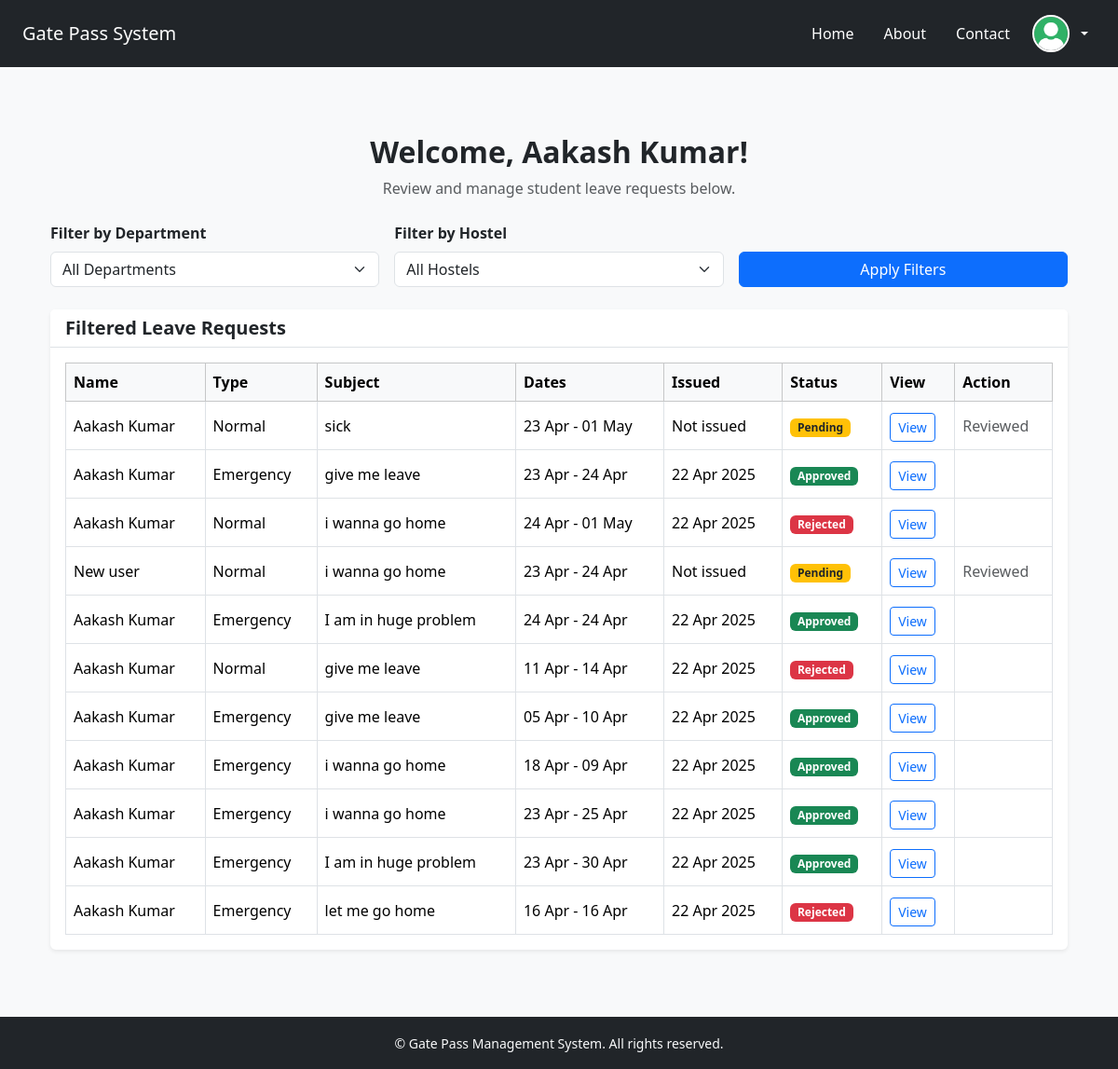
Before: /faculty/faculty_dashboard (signed in) with the older database file.
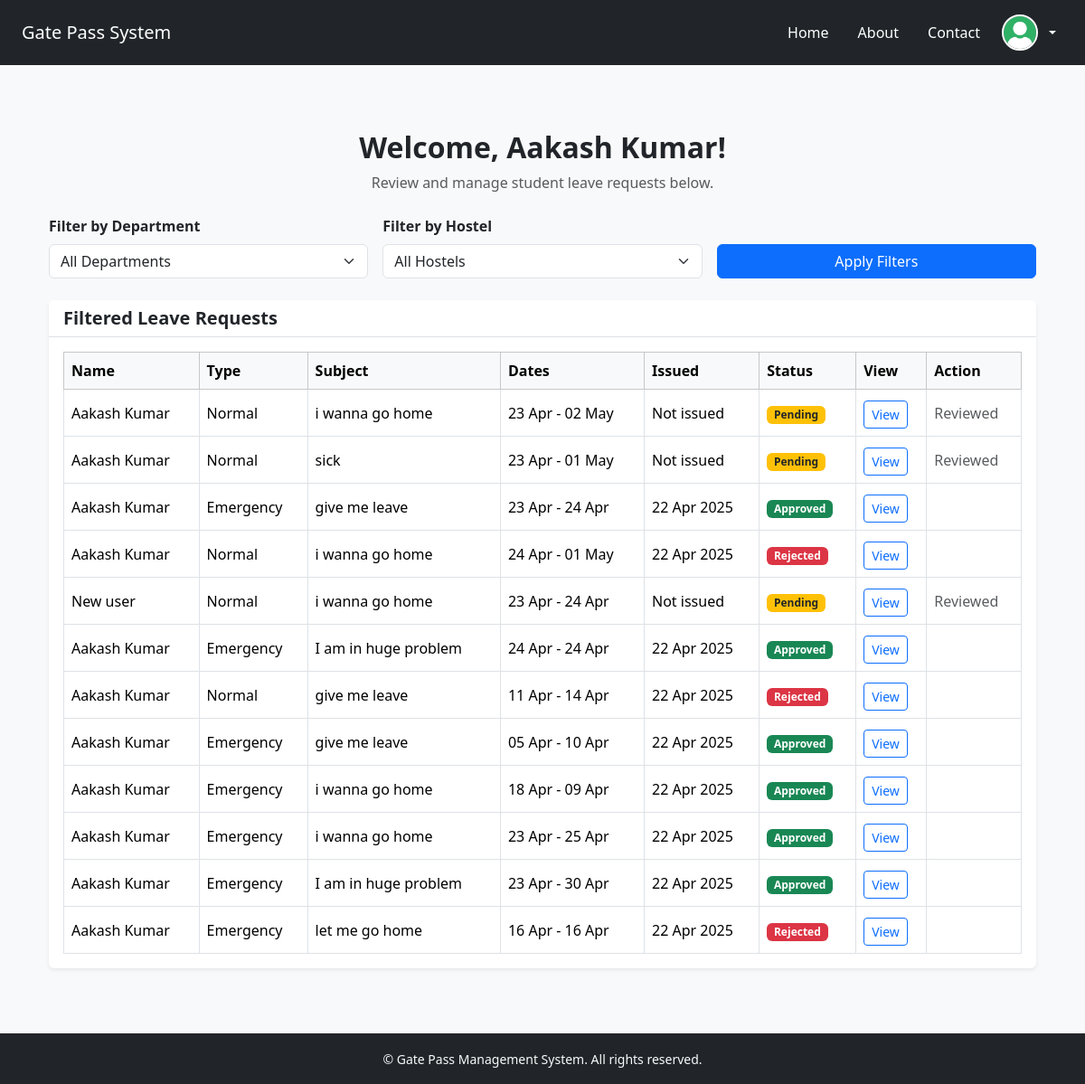
After: the same page with the newer database file.
### app/models.py (models this page shows)
class LeaveRequest(db.Model):
    id = db.Column(db.Integer, primary_key=True)
    student_id = db.Column(db.Integer, db.ForeignKey('student.id'), nullable=False)
    type = db.Column(db.String(50))  # e.g. Medical, Personal, etc.
    subject = db.Column(db.String(100))
    description = db.Column(db.Text)
    starting_date = db.Column(db.Date)
    ending_date = db.Column(db.Date)
    issue_date = db.Column(db.DateTime)
    parents_number = db.Column(db.String(15))
    approvedby_teacher = db.Column(db.String(100))
    approvedby_hod = db.Column(db.String(100))
    approvedby_warden = db.Column(db.String(100))
    final_status = db.Column(db.String(50))  # e.g. Pending, Approved, Rejected

class User(db.Model, UserMixin):
    id = db.Column(db.Integer, primary_key=True)
    username = db.Column(db.String(50), unique=True, nullable=False)
    email = db.Column(db.String(100), unique=True, nullable=False)
    password = db.Column(db.String(100), nullable=False)
    name = db.Column(db.String(100), nullable=False)
    dob = db.Column(db.Date)
    mobile = db.Column(db.String(15))
    usertype = db.Column(db.String(255))
    photo = db.Column(db.String(255))
    student_profile = db.relationship('Student', backref='user', uselist=False)
    faculty_profile = db.relationship('Faculty', backref='user', uselist=False)

### app/routes/faculty_routes.py (the view)
@faculty_bp.route('/faculty_dashboard')
@login_required
def faculty_dashboard():
    department_filter = request.args.get('department')
    hostel_filter = request.args.get('hostel')
    query = LeaveRequest.query.join(Student).join(User)
    if department_filter:
        query = query.filter(Student.branch == department_filter)
    if hostel_filter:
        query = query.filter(Student.hostel == hostel_filter)
    leave_requests = query.order_by(LeaveRequest.id.desc()).all()
    departments = [s.branch for s in Student.query.distinct(Student.branch)]
    hostels = [s.hostel for s in Student.query.distinct(Student.hostel)]
    return render_template(
        'dashboard/faculty_dashboard.html',
        leave_requests=leave_requests,
        departments=departments,
        hostels=hostels,
        selected_department=department_filter,
        selected_hostel=hostel_filter
    )

### app/__init__.py (called while the page is built)
@login_manager.user_loader
def load_user(user_id):
    return User.query.get(int(user_id))

### app/templates/dashboard/faculty_dashboard.html (shortened to what this page needs)
{% extends "base.html" %}
{% block content %}
<div class="container py-5">
  <div class="text-center mb-4">
    <h2 class="fw-bold">Welcome, {{ current_user.name }}!</h2>
    <p class="text-muted">Review and manage student leave requests below.</p>
  </div>
  <form method="GET" action="{{ url_for('faculty.faculty_dashboard') }}" class="row g-3 mb-4">
    <div class="col-md-4">
      <label for="department" class="form-label fw-semibold">Filter by Department</label>
      <select name="department" class="form-select" id="department">
        <option value="">All Departments</option>
      </select>
    </div>
    <div class="col-md-4">
      <label for="hostel" class="form-label fw-semibold">Filter by Hostel</label>
      <select name="hostel" class="form-select" id="hostel">
        <option value="">All Hostels</option>
      </select>
    </div>
    <div class="col-md-4 d-flex align-items-end">
      <button type="submit" class="btn btn-primary w-100">Apply Filters</button>
    </div>
  </form>
  {% if leave_requests %}
  <div class="card shadow-sm border-0">
    <div class="card-header bg-white border-bottom">
      <h5 class="mb-0 fw-semibold">Filtered Leave Requests</h5>
    </div>
    <div class="card-body p-3">
      <div class="table-responsive">
        <table class="table table-bordered table-hover align-middle mb-0">
          <thead class="table-light">
            <tr>
              <th>Name</th>
              <th>Type</th>
              <th>Subject</th>
              <th>Dates</th>
              <th>Issued</th>
              <th>Status</th>
              <th>View</th>
              <th>Action</th>
            </tr>
          </thead>
          <tbody>
            {% for request in leave_requests %}
            <tr>
              <td>{{ request.student.user.name }}</td>
              <td>{{ request.type|capitalize }}</td>
              <td>{{ request.subject }}</td>
              <td>{{ request.starting_date.strftime('%d %b') }} - {{ request.ending_date.strftime('%d %b') }}</td>
              <td>{{ request.issue_date.strftime('%d %b %Y') if request.issue_date else 'Not issued' }}</td>
              <td>
                {% if request.final_status == 'Pending' %}
                  <span class="badge bg-warning text-dark">Pending</span>
                {% elif request.final_status == 'Approved' %}
                  <span class="badge bg-success">Approved</span>
                {% elif request.final_status == 'Rejected' %}
                  <span class="badge bg-danger">Rejected</span>
                {% endif %}
              </td>
              <td>
                <a href="{{ url_for('faculty.view_student', leave_id=request.id) }}" class="btn btn-outline-primary btn-sm mt-1">View</a>
              </td>
              <td>
                {% if request.final_status == 'Pending' %}
                  {% if (request.approvedby_hod == "Pending" and current_user.faculty_profile.role == 'hod') or
                        (request.approvedby_warden == "Pending" and current_user.faculty_profile.role == 'warden') or
                        (request.approvedby_teacher == "Pending" and current_user.faculty_profile.role == 'teacher') %}
                    <form method="POST" action="{{ url_for('faculty.approve_leave', leave_id=request.id) }}" style="display:inline;">
                      <button type="submit" class="btn btn-success btn-sm">Approve</button>
                    </form>
                    <form method="POST" action="{{ url_for('faculty.reject_leave', leave_id=request.id) }}" style="display:inline;">
                      <button type="submit" class="btn btn-danger btn-sm">Reject</button>
                    </form>
                  {% else %}
                    <span class="text-muted">Reviewed</span>
                  {% endif %}
                {% endif %}
              </td>
            </tr>
            {% endfor %}
          </tbody>
        </table>
      </div>
    </div>
  </div>
  {% else %}
    <p class="text-muted text-center">No leave requests found for the selected filters.</p>
  {% endif %}
</div>
{% endblock %}

Changed rows visible on the page:
added LeaveRequest: student.user.name "Aakash Kumar", type "Normal", subject "i wanna go home", starting_date "23 Apr", ending_date "02 May", issue_date "Not issued", final_status "Pending"
